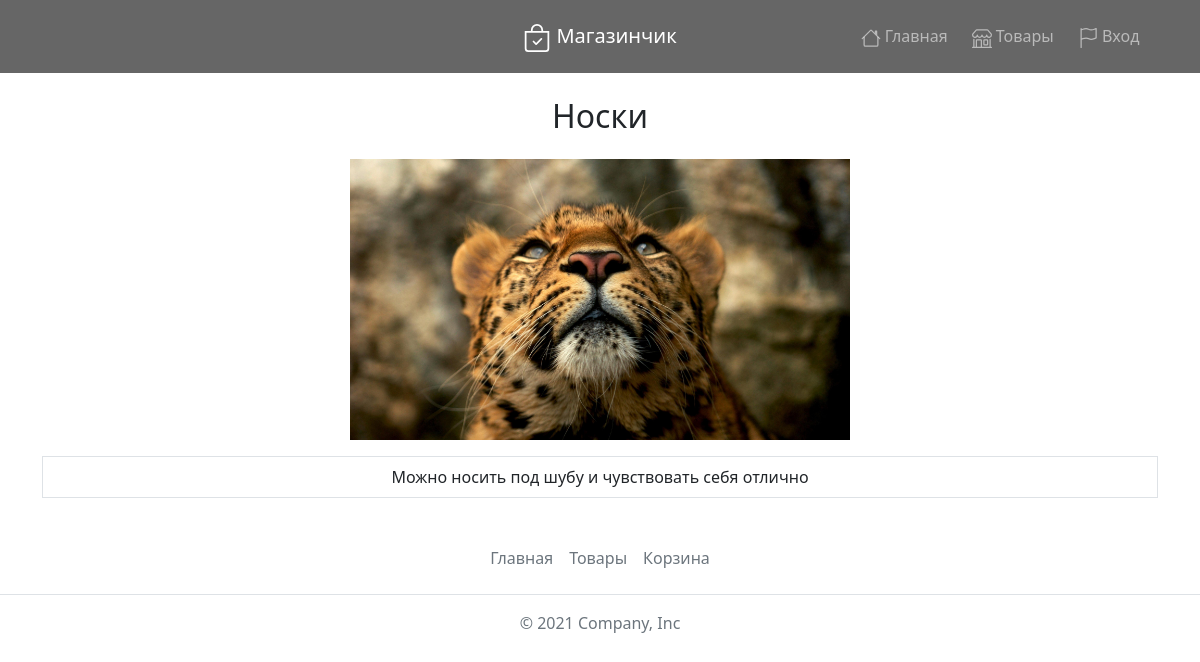
/products/odezhda/1, run on the app's committed database.
### main/models.py (models this page shows, shortened)
class ProductsModel(models.Model):
    name = models.CharField(max_length=255, verbose_name="Наименование товара")
    description = models.TextField(blank=True, verbose_name="Описание товара")
    photo = models.ImageField(upload_to="photo/%Y/%m/%d", blank=True, verbose_name="Путь до фото товара")
    price = models.IntegerField(verbose_name="Цена товара")
    category = models.ForeignKey(to="CategoryProductModel", on_delete=models.PROTECT, verbose_name="Категория товара")
    class Meta:
        verbose_name = 'Продукт'
        verbose_name_plural = 'Продукты'

### main/views.py (the view)
# urls.py: path('products/<slug:category_slug>/<int:product_id>', ProductView.as_view(), name='product'),
class ProductView(DetailView):
    model = ProductsModel
    template_name = 'main/product.html'
    pk_url_kwarg = 'product_id'
    context_object_name = 'product'
    def get_context_data(self, **kwargs):
        context = super().get_context_data(**kwargs)
        context['title'] = ProductsModel.objects.get(pk=self.kwargs['product_id']).name
        return context

### main/templates/main/product.html
{% extends 'main/base.html' %}
{% block content %}
<div class="container">
    <div class="text-center my-4"><h2>{{ product.name }}</h2></div>
    {% if product.photo %}
    <div class="d-flex">
        <img class="mx-auto" style="max-width: 500px;" src="{{ product.photo.url }}" alt="">
    </div>
    {% endif %}
    <div class="border my-3 p-2 text-center">{{ product.description }}</div>
</div>
{% endblock %}

### data on the page
ProductsModel: name "Носки", photo (picture), description "Можно носить под шубу и чувствовать себя отлично"
